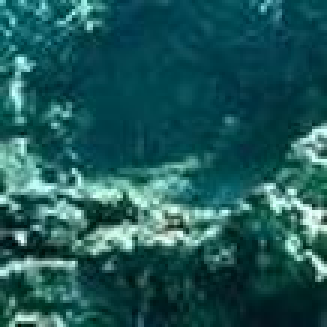
#> input picture HOJA_1/bin/ejercicio1/data_augmentation/image_12.jpeg, 109 x 109 px (shown 3 times larger); its folder holds only this picture in this run
$ python -i data_augmentation.py   (imports and definitions only)
#> lines starting #> are read from the running program, lines starting #| are printed output that depends on the picture
"""
    Adrián Riaño Martínez
    Hoja de problemas 1
    Ejercicio 1
     python data_augmentation.py --input_dataset=../datasets/tiny-imagenet-200/test/images
                                 --factor=20 --output_dataset=./augmented_tiny_imagenet
"""

from PIL import ImageFilter as image_filter
from PIL import Image as pil
from tqdm import tqdm
import argparse
import random
import glob
import os


def generate_transform(image):
    """
        function for generating random transformations to images
    :param image:
    :return:
    """
    # [10 lines left out: function resize, not called in this run]

    def filter(im):
        """
            filter image using blur
        :param im:
        :return:
        """
        blur = random.randrange(2, 10)   # random value blur
        return im.filter(image_filter.GaussianBlur(blur))

    # [15 lines left out: function transformate, not called in this run]

    func_l = [resize, filter, transformate]
    for _ in range(random.randrange(1, 4)):  # random number of operations
        fun = func_l[random.randint(0, 2)]  # random operation
        image = fun(image)

    return image


# [27 lines left out: function main, not called in this run]


# [12 lines not run here, left out]

>>> from PIL import Image
>>> picture = Image.open('data_augmentation/image_12.jpeg')
#> picture is the input picture: PIL image 109x109 RGB; mean R, G, B 31.3, 88.6, 88.8
>>> result = generate_transform(picture)
#> the loop in generate_transform, `for _ in range(random.randrange(1, 4)):` made 2 passes
#> pass 1, in generate_transform, `image = fun(image)`:
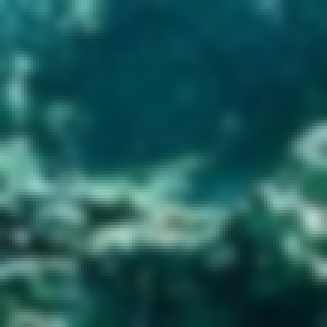
#> image: PIL image 109x109 RGB (shown 3 times larger); mean R, G, B 31.2, 88.6, 88.8
#> pass 2, in generate_transform, `image = fun(image)`:
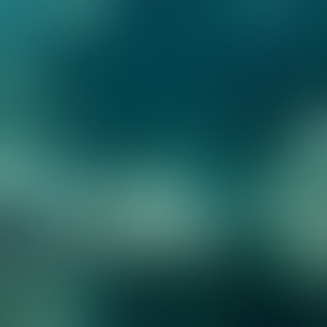
#> image: PIL image 109x109 RGB (shown 3 times larger); mean R, G, B 31.3, 88.7, 88.8
